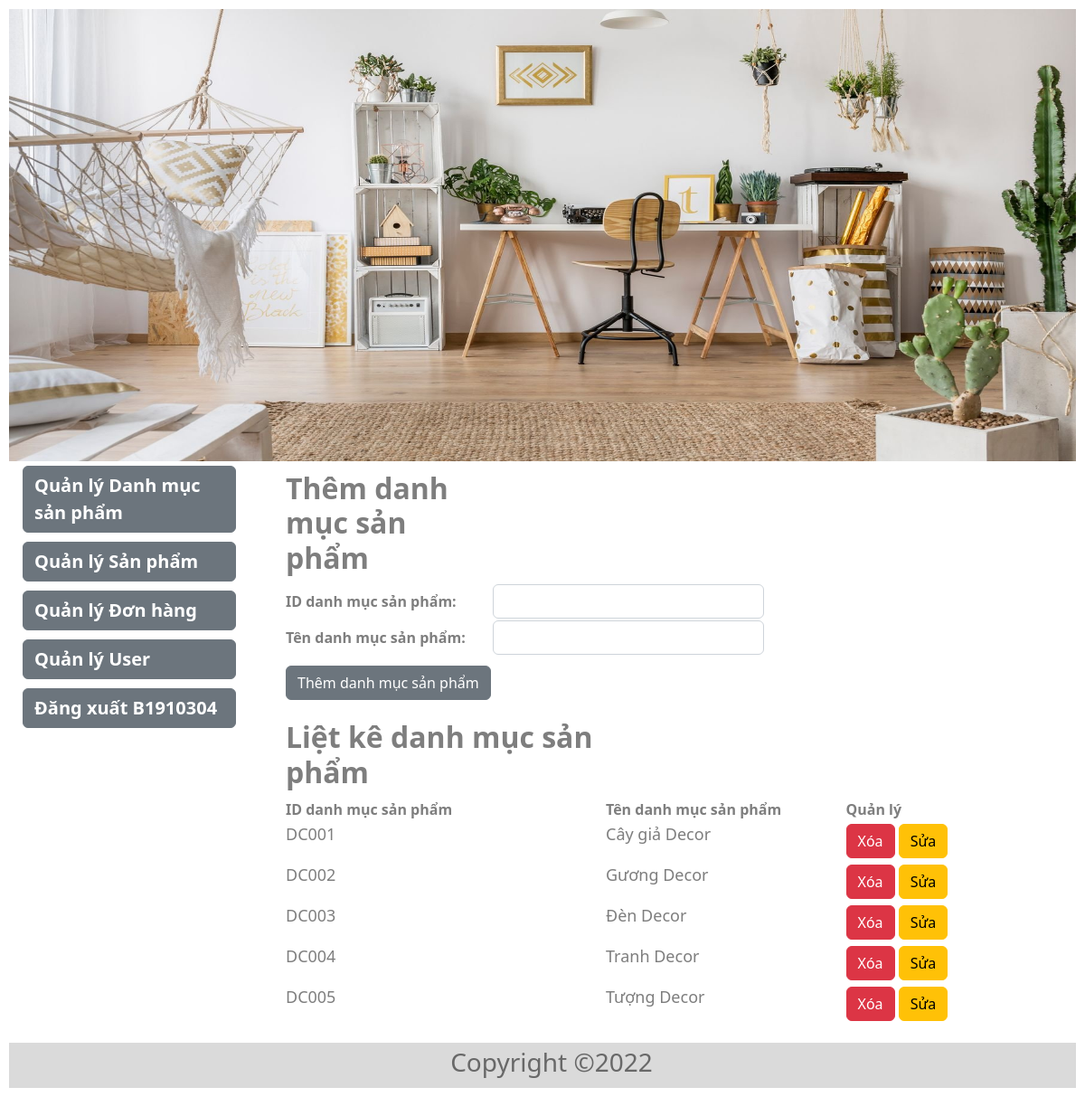
Screenshot of /admincp/modules/index.php?action=quanlydanhmucsanpham&query=them (signed in) with the database file from the repository.
### tables this page shows
CREATE TABLE `tbl_category` (
  `id_category` varchar(10) NOT NULL,
  `name_category` varchar(100) DEFAULT NULL
);

### admincp/modules/quanlydanhmuc/lietkedanhmuc.php (the view)
<?php
$sql = "SELECT * FROM `tbl_category` ";
$query_lietke = mysqli_query($mysqli, $sql);
?>
<table style="width:100%;margin:10px;" >
    <tr>
        <th>
            <h2 style="font-weight: 600;" >Liệt kê danh mục sản phẩm</h2>
        </th>
    </tr>
    <tr>
        <th style="width:40%;">ID danh mục sản phẩm</th>
        <th style="width:30%;">Tên danh mục sản phẩm</th>
        <th style="width:30%;">Quản lý</th>
    </tr>
    <?php
    while ($row = mysqli_fetch_array($query_lietke)) {
    ?>
        <tr>
            <td><p style="font-size:18px; " ><?php echo $row['id_category'] ?></p></td>
            <td><p style="font-size:18px; "><?php echo $row['name_category'] ?></p></td>
            <td>
                <a class="btn btn-danger" href="../../../Mecuti/admincp/modules/quanlydanhmuc/xulydanhmuc.php?action=quanlydanhmucsanpham&query=xoa&id=<?php echo $row['id_category'] ?>">Xóa</a>
                <a class="btn btn-warning" href="../../../Mecuti/admincp/modules/index.php?action=quanlydanhmucsanpham&query=sua&id=<?php echo $row['id_category'] ?>">Sửa</a>
            </td>
        </tr>
    <?php
    }
    ?>
</table>

### css/style.css (style rules this page uses)
#body { margin: 10px; }

### admincp/css/style.css (style rules this page uses)
.control_r table { width: 100%; margin: 5px auto; width: 70%; }
h2,th,td,select,input { color: rgb(126, 126, 126); }
tr { margin: 10px 0; }

### rows the page displays
tbl_category: id_category "DC001", name_category "Cây giả Decor"
tbl_category: id_category "DC002", name_category "Gương Decor"
tbl_category: id_category "DC003", name_category "Đèn Decor"
tbl_category: id_category "DC004", name_category "Tranh Decor"
tbl_category: id_category "DC005", name_category "Tượng Decor"

### other values shown
$_SESSION['login'] "B1910304"
